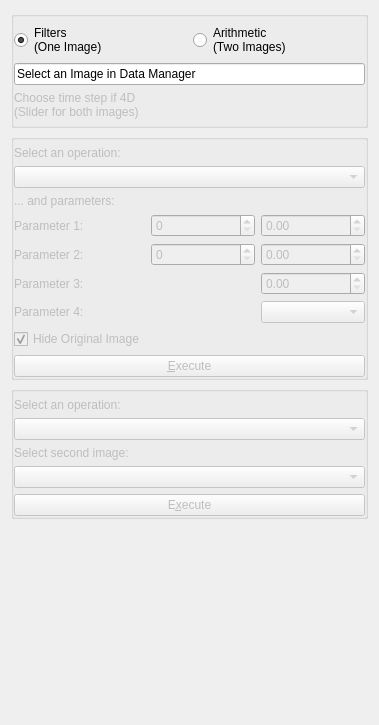
<?xml version="1.0" encoding="UTF-8"?>
<ui version="4.0">
 <class>QmitkBasicImageProcessingViewControls</class>
 <widget class="QWidget" name="QmitkBasicImageProcessingViewControls">
  <property name="geometry">
   <rect>
    <x>0</x>
    <y>0</y>
    <width>379</width>
    <height>725</height>
   </rect>
  </property>
  <property name="windowTitle">
   <string>Form</string>
  </property>
  <layout class="QGridLayout" name="gridLayout_4">
   <item row="1" column="0">
    <widget class="QGroupBox" name="gbOneImageOps">
     <property name="title">
      <string/>
     </property>
     <property name="flat">
      <bool>true</bool>
     </property>
     <layout class="QGridLayout" name="gridLayout">
      <property name="leftMargin">
       <number>0</number>
      </property>
      <property name="topMargin">
       <number>6</number>
      </property>
      <property name="rightMargin">
       <number>0</number>
      </property>
      <property name="bottomMargin">
       <number>0</number>
      </property>
      <item row="0" column="0" colspan="3">
       <widget class="QLabel" name="tlWhat1">
        <property name="enabled">
         <bool>false</bool>
        </property>
        <property name="text">
         <string>Select an operation:</string>
        </property>
        <property name="wordWrap">
         <bool>false</bool>
        </property>
        <property name="buddy">
         <cstring>cbWhat1</cstring>
        </property>
       </widget>
      </item>
      <item row="1" column="0" colspan="3">
       <widget class="QComboBox" name="cbWhat1">
        <property name="enabled">
         <bool>false</bool>
        </property>
       </widget>
      </item>
      <item row="2" column="0" colspan="3">
       <widget class="QLabel" name="tlParam">
        <property name="enabled">
         <bool>false</bool>
        </property>
        <property name="text">
         <string>... and parameters:</string>
        </property>
        <property name="wordWrap">
         <bool>false</bool>
        </property>
       </widget>
      </item>
      <item row="3" column="0">
       <widget class="QLabel" name="tlParam1">
        <property name="enabled">
         <bool>false</bool>
        </property>
        <property name="text">
         <string>Parameter 1:</string>
        </property>
        <property name="wordWrap">
         <bool>false</bool>
        </property>
        <property name="buddy">
         <cstring>sbParam1</cstring>
        </property>
       </widget>
      </item>
      <item row="4" column="0">
       <widget class="QLabel" name="tlParam2">
        <property name="enabled">
         <bool>false</bool>
        </property>
        <property name="text">
         <string>Parameter 2:</string>
        </property>
        <property name="wordWrap">
         <bool>false</bool>
        </property>
        <property name="buddy">
         <cstring>sbParam2</cstring>
        </property>
       </widget>
      </item>
      <item row="8" column="0" colspan="3">
       <widget class="QPushButton" name="btnDoIt">
        <property name="enabled">
         <bool>false</bool>
        </property>
        <property name="text">
         <string>&amp;Execute</string>
        </property>
       </widget>
      </item>
      <item row="7" column="0">
       <widget class="QCheckBox" name="cbHideOrig">
        <property name="enabled">
         <bool>false</bool>
        </property>
        <property name="text">
         <string>Hide Original Image</string>
        </property>
        <property name="checked">
         <bool>true</bool>
        </property>
       </widget>
      </item>
      <item row="5" column="0">
       <widget class="QLabel" name="tlParam3">
        <property name="enabled">
         <bool>false</bool>
        </property>
        <property name="text">
         <string>Parameter 3:</string>
        </property>
       </widget>
      </item>
      <item row="6" column="0">
       <widget class="QLabel" name="tlParam4">
        <property name="enabled">
         <bool>false</bool>
        </property>
        <property name="text">
         <string>Parameter 4:</string>
        </property>
       </widget>
      </item>
      <item row="6" column="2">
       <widget class="QComboBox" name="cbParam4">
        <property name="enabled">
         <bool>false</bool>
        </property>
        <property name="sizePolicy">
         <sizepolicy hsizetype="Expanding" vsizetype="Fixed">
          <horstretch>0</horstretch>
          <verstretch>0</verstretch>
         </sizepolicy>
        </property>
       </widget>
      </item>
      <item row="5" column="2">
       <widget class="QDoubleSpinBox" name="dsbParam3">
        <property name="enabled">
         <bool>false</bool>
        </property>
        <property name="sizePolicy">
         <sizepolicy hsizetype="Expanding" vsizetype="Fixed">
          <horstretch>0</horstretch>
          <verstretch>0</verstretch>
         </sizepolicy>
        </property>
        <property name="layoutDirection">
         <enum>Qt::LeftToRight</enum>
        </property>
        <property name="alignment">
         <set>Qt::AlignLeading|Qt::AlignLeft|Qt::AlignVCenter</set>
        </property>
       </widget>
      </item>
      <item row="4" column="2">
       <widget class="QDoubleSpinBox" name="dsbParam2">
        <property name="enabled">
         <bool>false</bool>
        </property>
        <property name="sizePolicy">
         <sizepolicy hsizetype="Expanding" vsizetype="Fixed">
          <horstretch>0</horstretch>
          <verstretch>0</verstretch>
         </sizepolicy>
        </property>
        <property name="maximum">
         <double>999999999.000000000000000</double>
        </property>
       </widget>
      </item>
      <item row="3" column="2">
       <widget class="QDoubleSpinBox" name="dsbParam1">
        <property name="enabled">
         <bool>false</bool>
        </property>
        <property name="sizePolicy">
         <sizepolicy hsizetype="Expanding" vsizetype="Fixed">
          <horstretch>0</horstretch>
          <verstretch>0</verstretch>
         </sizepolicy>
        </property>
        <property name="decimals">
         <number>2</number>
        </property>
        <property name="maximum">
         <double>999999999.000000000000000</double>
        </property>
       </widget>
      </item>
      <item row="3" column="1">
       <widget class="QSpinBox" name="sbParam1">
        <property name="enabled">
         <bool>false</bool>
        </property>
        <property name="sizePolicy">
         <sizepolicy hsizetype="Expanding" vsizetype="Fixed">
          <horstretch>0</horstretch>
          <verstretch>0</verstretch>
         </sizepolicy>
        </property>
       </widget>
      </item>
      <item row="4" column="1">
       <widget class="QSpinBox" name="sbParam2">
        <property name="enabled">
         <bool>false</bool>
        </property>
        <property name="sizePolicy">
         <sizepolicy hsizetype="Expanding" vsizetype="Fixed">
          <horstretch>0</horstretch>
          <verstretch>0</verstretch>
         </sizepolicy>
        </property>
       </widget>
      </item>
     </layout>
    </widget>
   </item>
   <item row="2" column="0">
    <widget class="QGroupBox" name="gbTwoImageOps">
     <property name="enabled">
      <bool>true</bool>
     </property>
     <property name="title">
      <string/>
     </property>
     <property name="flat">
      <bool>true</bool>
     </property>
     <property name="checkable">
      <bool>false</bool>
     </property>
     <property name="checked">
      <bool>false</bool>
     </property>
     <layout class="QGridLayout" name="gridLayout_2">
      <property name="leftMargin">
       <number>0</number>
      </property>
      <property name="topMargin">
       <number>6</number>
      </property>
      <property name="rightMargin">
       <number>0</number>
      </property>
      <property name="bottomMargin">
       <number>0</number>
      </property>
      <item row="2" column="0" colspan="2">
       <widget class="QLabel" name="tlImage2">
        <property name="enabled">
         <bool>false</bool>
        </property>
        <property name="text">
         <string>Select second image:</string>
        </property>
        <property name="wordWrap">
         <bool>false</bool>
        </property>
        <property name="buddy">
         <cstring>m_ImageSelector2</cstring>
        </property>
       </widget>
      </item>
      <item row="3" column="0" colspan="3">
       <widget class="QmitkDataStorageComboBox" name="m_ImageSelector2">
        <property name="enabled">
         <bool>false</bool>
        </property>
       </widget>
      </item>
      <item row="6" column="0" colspan="3">
       <widget class="QPushButton" name="btnDoIt2">
        <property name="enabled">
         <bool>false</bool>
        </property>
        <property name="text">
         <string>E&amp;xecute</string>
        </property>
       </widget>
      </item>
      <item row="0" column="0">
       <widget class="QLabel" name="tlWhat2">
        <property name="enabled">
         <bool>false</bool>
        </property>
        <property name="text">
         <string>Select an operation:</string>
        </property>
        <property name="wordWrap">
         <bool>false</bool>
        </property>
        <property name="buddy">
         <cstring>cbWhat2</cstring>
        </property>
       </widget>
      </item>
      <item row="1" column="0" colspan="3">
       <widget class="QComboBox" name="cbWhat2">
        <property name="enabled">
         <bool>false</bool>
        </property>
       </widget>
      </item>
     </layout>
    </widget>
   </item>
   <item row="0" column="0">
    <widget class="QGroupBox" name="groupBox">
     <property name="title">
      <string/>
     </property>
     <property name="flat">
      <bool>true</bool>
     </property>
     <layout class="QGridLayout" name="gridLayout_3">
      <property name="leftMargin">
       <number>0</number>
      </property>
      <property name="topMargin">
       <number>6</number>
      </property>
      <property name="rightMargin">
       <number>0</number>
      </property>
      <property name="bottomMargin">
       <number>6</number>
      </property>
      <item row="0" column="0">
       <widget class="QRadioButton" name="rBOneImOp">
        <property name="text">
         <string>Filters
(One Image)</string>
        </property>
        <property name="checked">
         <bool>true</bool>
        </property>
       </widget>
      </item>
      <item row="0" column="1">
       <widget class="QRadioButton" name="rBTwoImOp">
        <property name="text">
         <string>Arithmetic
(Two Images)</string>
        </property>
       </widget>
      </item>
      <item row="1" column="0" colspan="2">
       <widget class="QLineEdit" name="leImage1">
        <property name="text">
         <string>Select an Image in Data Manager</string>
        </property>
        <property name="readOnly">
         <bool>true</bool>
        </property>
       </widget>
      </item>
      <item row="2" column="0">
       <widget class="QLabel" name="tlTime">
        <property name="enabled">
         <bool>false</bool>
        </property>
        <property name="toolTip">
         <string>Output image will be 3D</string>
        </property>
        <property name="text">
         <string>Choose time step if 4D
(Slider for both images)</string>
        </property>
        <property name="wordWrap">
         <bool>false</bool>
        </property>
       </widget>
      </item>
      <item row="2" column="1">
       <widget class="QmitkSliderNavigatorWidget" name="sliceNavigatorTime" native="true">
        <property name="enabled">
         <bool>false</bool>
        </property>
        <property name="toolTip">
         <string>Output image will be 3D</string>
        </property>
       </widget>
      </item>
     </layout>
    </widget>
   </item>
   <item row="3" column="0">
    <spacer name="verticalSpacer">
     <property name="orientation">
      <enum>Qt::Vertical</enum>
     </property>
     <property name="sizeHint" stdset="0">
      <size>
       <width>254</width>
       <height>403</height>
      </size>
     </property>
    </spacer>
   </item>
  </layout>
 </widget>
 <customwidgets>
  <customwidget>
   <class>QmitkSliderNavigatorWidget</class>
   <extends>QWidget</extends>
   <header location="global">QmitkSliderNavigatorWidget.h</header>
   <container>1</container>
  </customwidget>
  <customwidget>
   <class>QmitkDataStorageComboBox</class>
   <extends>QComboBox</extends>
   <header location="global">QmitkDataStorageComboBox.h</header>
  </customwidget>
 </customwidgets>
 <resources/>
 <connections/>
</ui>
